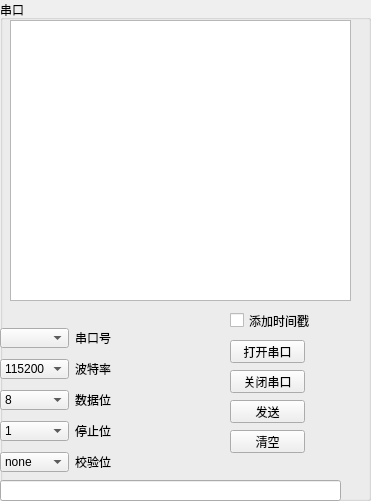
   <widget class="QGroupBox" name="groupBox_7">
    <property name="geometry">
     <rect>
      <x>820</x>
      <y>20</y>
      <width>371</width>
      <height>501</height>
     </rect>
    </property>
    <property name="title">
     <string>串口</string>
    </property>
    <widget class="QPushButton" name="openBt">
     <property name="geometry">
      <rect>
       <x>230</x>
       <y>340</y>
       <width>75</width>
       <height>23</height>
      </rect>
     </property>
     <property name="text">
      <string>打开串口</string>
     </property>
    </widget>
    <widget class="QLabel" name="label_16">
     <property name="geometry">
      <rect>
       <x>75</x>
       <y>452</y>
       <width>36</width>
       <height>20</height>
      </rect>
     </property>
     <property name="text">
      <string>校验位</string>
     </property>
    </widget>
    <widget class="QLineEdit" name="sendEdit">
     <property name="geometry">
      <rect>
       <x>0</x>
       <y>480</y>
       <width>341</width>
       <height>21</height>
      </rect>
     </property>
    </widget>
    <widget class="QLabel" name="label_15">
     <property name="geometry">
      <rect>
       <x>75</x>
       <y>390</y>
       <width>36</width>
       <height>20</height>
      </rect>
     </property>
     <property name="text">
      <string>数据位</string>
     </property>
    </widget>
    <widget class="QLabel" name="label_17">
     <property name="geometry">
      <rect>
       <x>75</x>
       <y>359</y>
       <width>36</width>
       <height>20</height>
      </rect>
     </property>
     <property name="text">
      <string>波特率</string>
     </property>
    </widget>
    <widget class="QLabel" name="label_18">
     <property name="geometry">
      <rect>
       <x>75</x>
       <y>421</y>
       <width>36</width>
       <height>20</height>
      </rect>
     </property>
     <property name="text">
      <string>停止位</string>
     </property>
    </widget>
    <widget class="QComboBox" name="checkBitCb">
     <property name="geometry">
      <rect>
       <x>0</x>
       <y>452</y>
       <width>69</width>
       <height>20</height>
      </rect>
     </property>
     <item>
      <property name="text">
       <string>none</string>
      </property>
     </item>
    </widget>
    <widget class="QPushButton" name="closeBt">
     <property name="geometry">
      <rect>
       <x>230</x>
       <y>370</y>
       <width>75</width>
       <height>23</height>
      </rect>
     </property>
     <property name="text">
      <string>关闭串口</string>
     </property>
    </widget>
    <widget class="QComboBox" name="stopBitCb">
     <property name="geometry">
      <rect>
       <x>0</x>
       <y>421</y>
       <width>69</width>
       <height>20</height>
      </rect>
     </property>
     <property name="currentIndex">
      <number>0</number>
     </property>
     <item>
      <property name="text">
       <string>1</string>
      </property>
     </item>
     <item>
      <property name="text">
       <string>1.5</string>
      </property>
     </item>
     <item>
      <property name="text">
       <string>2</string>
      </property>
     </item>
    </widget>
    <widget class="QPushButton" name="clearBt">
     <property name="geometry">
      <rect>
       <x>230</x>
       <y>430</y>
       <width>75</width>
       <height>23</height>
      </rect>
     </property>
     <property name="text">
      <string>清空</string>
     </property>
    </widget>
    <widget class="QComboBox" name="baudRateCb">
     <property name="geometry">
      <rect>
       <x>0</x>
       <y>359</y>
       <width>69</width>
       <height>20</height>
      </rect>
     </property>
     <property name="currentIndex">
      <number>2</number>
     </property>
     <item>
      <property name="text">
       <string>4800</string>
      </property>
     </item>
     <item>
      <property name="text">
       <string>9600</string>
      </property>
     </item>
     <item>
      <property name="text">
       <string>115200</string>
      </property>
     </item>
     <item>
      <property name="text">
       <string>256000</string>
      </property>
     </item>
    </widget>
    <widget class="QLabel" name="label_19">
     <property name="geometry">
      <rect>
       <x>75</x>
       <y>328</y>
       <width>36</width>
       <height>20</height>
      </rect>
     </property>
     <property name="text">
      <string>串口号</string>
     </property>
    </widget>
    <widget class="QComboBox" name="dataBitCb">
     <property name="geometry">
      <rect>
       <x>0</x>
       <y>390</y>
       <width>69</width>
       <height>20</height>
      </rect>
     </property>
     <property name="currentIndex">
      <number>3</number>
     </property>
     <item>
      <property name="text">
       <string>5</string>
      </property>
     </item>
     <item>
      <property name="text">
       <string>6</string>
      </property>
     </item>
     <item>
      <property name="text">
       <string>7</string>
      </property>
     </item>
     <item>
      <property name="text">
       <string>8</string>
      </property>
     </item>
    </widget>
    <widget class="QComboBox" name="serialPortCb">
     <property name="geometry">
      <rect>
       <x>0</x>
       <y>328</y>
       <width>69</width>
       <height>20</height>
      </rect>
     </property>
    </widget>
    <widget class="QPushButton" name="sendBt">
     <property name="geometry">
      <rect>
       <x>230</x>
       <y>400</y>
       <width>75</width>
       <height>23</height>
      </rect>
     </property>
     <property name="text">
      <string>发送</string>
     </property>
    </widget>
    <widget class="QPlainTextEdit" name="serialPortLogEdit">
     <property name="geometry">
      <rect>
       <x>10</x>
       <y>20</y>
       <width>341</width>
       <height>281</height>
      </rect>
     </property>
    </widget>
    <widget class="QCheckBox" name="timeStampCb">
     <property name="geometry">
      <rect>
       <x>230</x>
       <y>310</y>
       <width>101</width>
       <height>21</height>
      </rect>
     </property>
     <property name="text">
      <string>添加时间戳</string>
     </property>
     <property name="checked">
      <bool>false</bool>
     </property>
    </widget>
   </widget>
